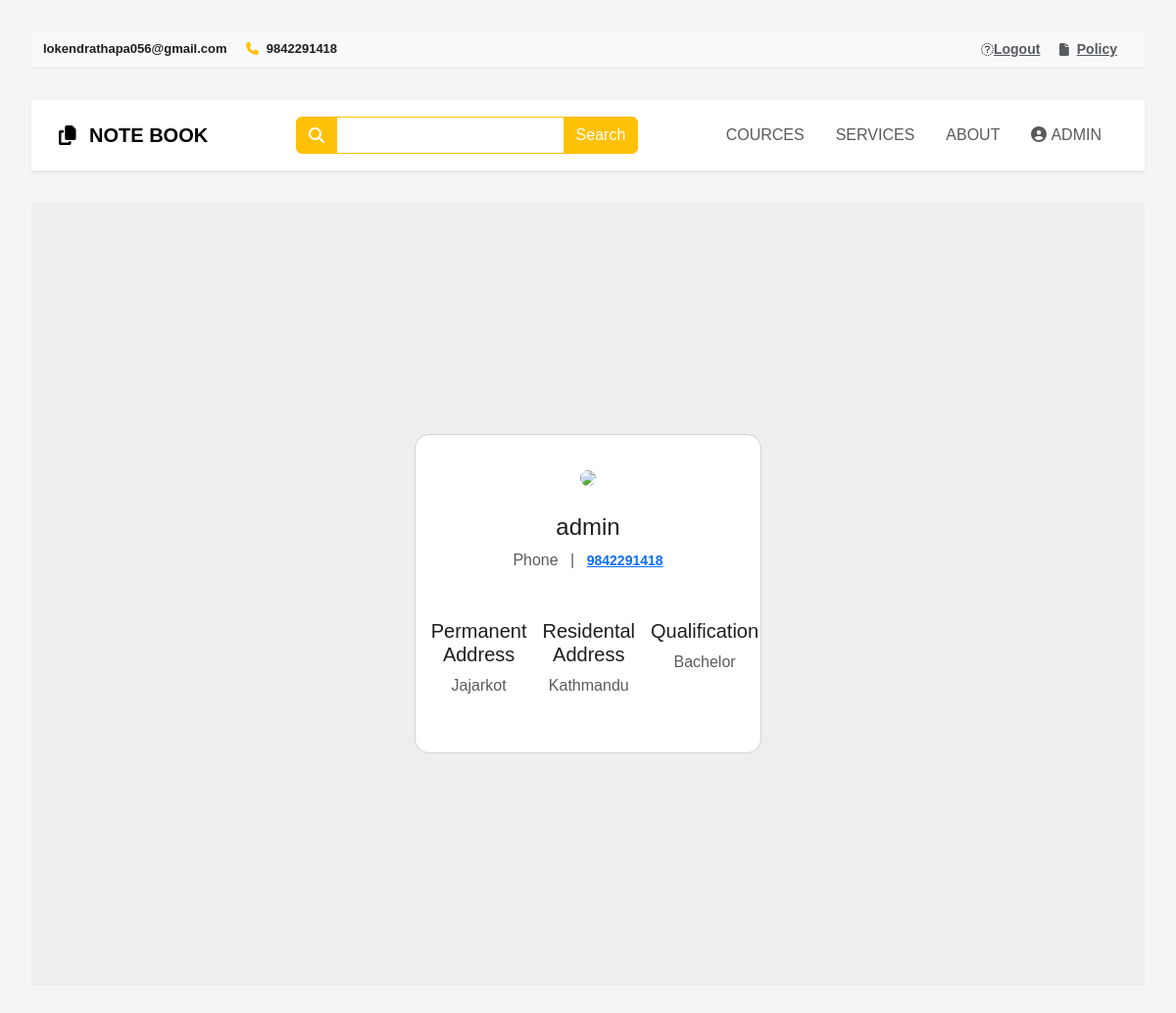
/profile/ (signed in), run on the app's committed database.
### notebook/models.py (models this page shows)
class Profile(models.Model):
    user = models.OneToOneField(User, on_delete= models.CASCADE)
    phone = models.BigIntegerField()
    permanentaddress = models.CharField(max_length=100)
    residencialaddress = models.CharField(max_length=100)
    qualification = models.CharField(max_length=100)

### notebook/views.py (the view)
# urls.py: path('profile/',views.profile, name='profilepage'),
@login_required
def profile(request):
    user = Profile.objects.all()
    return render(request, 'notebook/profile.html',{'user':user})

### notebook/templates/notebook/profile.html
{% extends 'notebook/base2.html' %}
{% load static %}
{% block content %}
<section class="vh-100" style="background-color: #eee;">
    <div class="container py-5 h-100">
      <div class="row d-flex justify-content-center align-items-center h-100">
        <div class="col-md-12 col-xl-4">
          <div class="card" style="border-radius: 15px;">
            <div class="card-body text-center">
              <div class="mt-3 mb-4">
                <img src="https://mdbcdn.b-cdn.net/img/Photos/new-templates/bootstrap-chat/ava2-bg.webp"
                  class="rounded-circle img-fluid" style="width: 100px;" />
              </div>
              {% for user in user %}
              <h4 class="mb-2">{{request.user}}</h4>
              <p class="text-muted mb-4">Phone <span class="mx-2">|</span> <a
                  href="#!">{{user.phone}}</a></p>
              <div class="mb-4 pb-2">
              <div class="d-flex justify-content-between text-center mt-5 mb-2">
                <div>
                  <p class="mb-2 h5">Permanent Address</p>
                  <p class="text-muted mb-0">{{user.permanentaddress}}</p>
                </div>
                <div class="px-3">
                  <p class="mb-2 h5">Residental Address</p>
                  <p class="text-muted mb-0">{{user.residencialaddress}}</p>
                </div>
                <div>
                  <p class="mb-2 h5">Qualification</p>
                  <p class="text-muted mb-0">{{user.qualification}}</p>
                </div>
              </div>
            </div>
            {% endfor %}
          </div>
        </div>
      </div>
    </div>
  </section>
{% endblock content %}

### notebook/templates/notebook/base2.html (shortened to what this page needs)
<!DOCTYPE html>
{% load static %}
<html>
<head>
    <link rel='stylesheet' type='text/css' media='screen' href='{% static 'notebook/css/all.min.css' %}'>
    <link rel='stylesheet' type='text/css' media='screen' href='{% static 'notebook/css/bootstrap.css' %}'>
    <link rel='stylesheet' type='text/css' media='screen' href='{% static 'notebook/css/fontawesome.min.css' %}'>
    <link rel='stylesheet' type='text/css' media='screen' href='{% static 'notebook/css/style.css' %}'>
</head>
<body>
    <div class="superNav border-bottom py-2 bg-light">
        <div class="container">
          <div class="row">
            <div class="col-lg-6 col-md-6 col-sm-12 col-xs-12 centerOnMobile">
              <span class="d-none d-lg-inline-block d-md-inline-block d-sm-inline-block d-xs-none me-3"><strong>lokendrathapa056@gmail.com</strong></span>
              <span class="me-3"><i class="fa-solid fa-phone me-1 text-warning"></i> <strong>9842291418</strong></span>
            </div>
            <div class="col-lg-6 col-md-6 col-sm-12 col-xs-12 d-none d-lg-block d-md-block-d-sm-block d-xs-none text-end">
                {% if request.user.is_authenticated %}
                <span class="me-3"><i class="fa-solid fa-arrow-up-left-from-circle"></i><a class="text-muted" href="{% url 'logoutpage' %}">Logout</a></span>
                {%endif %}
              <span class="me-3"><i class="fa-solid fa-file  text-muted me-2"></i><a class="text-muted" href="#">Policy</a></span>
            </div>
          </div>
        </div>
      </div>
      <nav class="navbar navbar-expand-lg bg-white sticky-top navbar-light p-3 shadow-sm">
        <div class="container">
          <a class="navbar-brand" href="{% url 'homepage' %}"><i class="fa-solid fa-copy me-2"></i> <strong>NOTE BOOK</strong></a>
          <div class=" collapse navbar-collapse" id="navbarNavDropdown">
            <div class="ms-auto d-none d-lg-block">
              <div class="input-group">
                <span class="border-warning input-group-text bg-warning text-white"><i class="fa-solid fa-magnifying-glass"></i></span>
                <input type="text" class="form-control border-warning" style="color:#7a7a7a">
                <button class="btn btn-warning text-white">Search</button>
              </div>
            </div>
            <ul class="navbar-nav ms-auto ">
              <li class="nav-item">
                <a class="nav-link mx-2 text-uppercase" href="{% url 'homepage' %}">Cources</a>
              </li>
              <li class="nav-item">
                <a class="nav-link mx-2 text-uppercase" href="#">Services</a>
              </li>
              <li class="nav-item">
                <a class="nav-link mx-2 text-uppercase" href="#">About</a>
              </li>
            {% if request.user.is_authenticated %}
            <ul class="navbar-nav ms-auto ">
                <li class="nav-item">
                  <a class="nav-link mx-2 text-uppercase" href="{% url 'profilepage' %}"><i class="fa-solid fa-circle-user me-1"></i>{{request.user}}</a>
                </li>
            </ul>
            {% endif %}
          </div>
        </div>
      </nav>
    {% block content %}
    {% endblock content %}
</body>
</html>

### notebook/static/notebook/css/style.css (style rules this page uses)
a { font-size:14px; font-weight:700 }
.superNav { font-size:13px; }
.form-control { outline:none !important; box-shadow: none !important; }
*, *::before, *::after { margin: 0; padding: 0; box-sizing: border-box; }
body { --color: rgba(30, 30, 30); --bgColor: rgba(245, 245, 245); min-height: 100vh; display: grid; align-content: center; gap: 2rem; padding: 2rem; font-family: "Exo 2", sans-serif; color: var(--color); background: var(--bgColor); }
li:nth-child(6n + 1) { --accent-color: #b8df4e }
li:nth-child(6n + 2) { --accent-color: #4cbccb }
li:nth-child(6n + 3) { --accent-color: #7197d3 }

### data on the page
Profile: phone "9842291418", permanentaddress "Jajarkot", residencialaddress "Kathmandu", qualification "Bachelor"

### other printed values
{{ request.user }} "ADMIN"
{{ request.user }} "admin"
